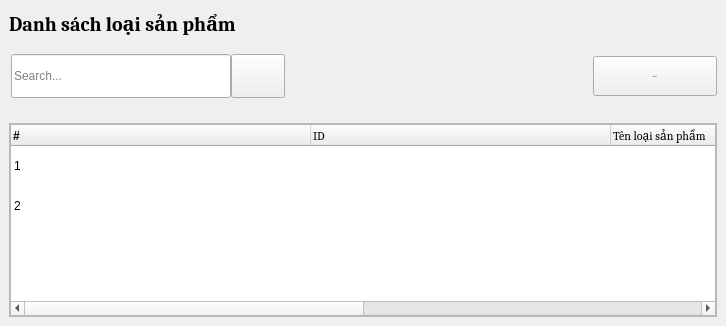
         <widget class="QWidget" name="category_page">
          <layout class="QGridLayout" name="gridLayout_8">
           <property name="leftMargin">
            <number>0</number>
           </property>
           <property name="topMargin">
            <number>0</number>
           </property>
           <property name="rightMargin">
            <number>0</number>
           </property>
           <property name="bottomMargin">
            <number>0</number>
           </property>
           <property name="spacing">
            <number>0</number>
           </property>
           <item row="0" column="0">
            <widget class="QWidget" name="userContainer" native="true">
             <layout class="QGridLayout" name="gridLayout_10">
              <property name="leftMargin">
               <number>0</number>
              </property>
              <property name="topMargin">
               <number>0</number>
              </property>
              <property name="rightMargin">
               <number>0</number>
              </property>
              <property name="bottomMargin">
               <number>0</number>
              </property>
              <item row="0" column="0">
               <widget class="QWidget" name="titleContainer" native="true">
                <property name="minimumSize">
                 <size>
                  <width>0</width>
                  <height>0</height>
                 </size>
                </property>
                <layout class="QGridLayout" name="gridLayout_12">
                 <item row="0" column="0">
                  <widget class="QWidget" name="widget_4" native="true">
                   <layout class="QVBoxLayout" name="verticalLayout_6">
                    <property name="leftMargin">
                     <number>0</number>
                    </property>
                    <property name="topMargin">
                     <number>0</number>
                    </property>
                    <property name="rightMargin">
                     <number>0</number>
                    </property>
                    <property name="bottomMargin">
                     <number>10</number>
                    </property>
                    <item>
                     <widget class="QLabel" name="label">
                      <property name="font">
                       <font>
                        <family>Cambria</family>
                        <pointsize>15</pointsize>
                        <bold>true</bold>
                       </font>
                      </property>
                      <property name="text">
                       <string>Danh sách loại sản phẩm</string>
                      </property>
                     </widget>
                    </item>
                   </layout>
                  </widget>
                 </item>
                 <item row="1" column="0">
                  <widget class="QWidget" name="widget_2" native="true">
                   <layout class="QHBoxLayout" name="horizontalLayout_6">
                    <property name="spacing">
                     <number>0</number>
                    </property>
                    <property name="leftMargin">
                     <number>0</number>
                    </property>
                    <property name="topMargin">
                     <number>0</number>
                    </property>
                    <property name="rightMargin">
                     <number>0</number>
                    </property>
                    <property name="bottomMargin">
                     <number>0</number>
                    </property>
                    <item>
                     <widget class="QWidget" name="searchBoxContainer_3" native="true">
                      <layout class="QHBoxLayout" name="horizontalLayout_5">
                       <property name="spacing">
                        <number>0</number>
                       </property>
                       <property name="leftMargin">
                        <number>0</number>
                       </property>
                       <property name="topMargin">
                        <number>1</number>
                       </property>
                       <property name="rightMargin">
                        <number>0</number>
                       </property>
                       <property name="bottomMargin">
                        <number>1</number>
                       </property>
                       <item>
                        <layout class="QHBoxLayout" name="searchBox">
                         <property name="spacing">
                          <number>0</number>
                         </property>
                         <property name="leftMargin">
                          <number>2</number>
                         </property>
                         <item>
                          <widget class="QLineEdit" name="search_input_category_2">
                           <property name="minimumSize">
                            <size>
                             <width>220</width>
                             <height>44</height>
                            </size>
                           </property>
                           <property name="placeholderText">
                            <string>Search...</string>
                           </property>
                          </widget>
                         </item>
                         <item>
                          <widget class="QPushButton" name="search_btn_category_2">
                           <property name="sizePolicy">
                            <sizepolicy hsizetype="Preferred" vsizetype="Preferred">
                             <horstretch>0</horstretch>
                             <verstretch>0</verstretch>
                            </sizepolicy>
                           </property>
                           <property name="minimumSize">
                            <size>
                             <width>54</width>
                             <height>40</height>
                            </size>
                           </property>
                           <property name="maximumSize">
                            <size>
                             <width>40</width>
                             <height>16777215</height>
                            </size>
                           </property>
                           <property name="cursor">
                            <cursorShape>PointingHandCursor</cursorShape>
                           </property>
                           <property name="text">
                            <string/>
                           </property>
                           <property name="icon">
                            <iconset resource="../resource.qrc">
                             <normaloff>:/icon/resources/icon/search-13-48.ico</normaloff>:/icon/resources/icon/search-13-48.ico</iconset>
                           </property>
                          </widget>
                         </item>
                        </layout>
                       </item>
                      </layout>
                     </widget>
                    </item>
                    <item>
                     <spacer name="horizontalSpacer_3">
                      <property name="orientation">
                       <enum>Qt::Horizontal</enum>
                      </property>
                      <property name="sizeHint" stdset="0">
                       <size>
                        <width>308</width>
                        <height>20</height>
                       </size>
                      </property>
                     </spacer>
                    </item>
                    <item>
                     <widget class="QWidget" name="widget_5" native="true">
                      <property name="minimumSize">
                       <size>
                        <width>100</width>
                        <height>0</height>
                       </size>
                      </property>
                      <layout class="QVBoxLayout" name="verticalLayout_12">
                       <property name="spacing">
                        <number>0</number>
                       </property>
                       <property name="leftMargin">
                        <number>0</number>
                       </property>
                       <property name="topMargin">
                        <number>0</number>
                       </property>
                       <property name="rightMargin">
                        <number>0</number>
                       </property>
                       <property name="bottomMargin">
                        <number>0</number>
                       </property>
                       <item>
                        <widget class="QPushButton" name="btn_add_category">
                         <property name="minimumSize">
                          <size>
                           <width>124</width>
                           <height>40</height>
                          </size>
                         </property>
                         <property name="font">
                          <font>
                           <family>Cambria</family>
                           <pointsize>-1</pointsize>
                          </font>
                         </property>
                         <property name="cursor">
                          <cursorShape>PointingHandCursor</cursorShape>
                         </property>
                         <property name="text">
                          <string>Thêm mới</string>
                         </property>
                         <property name="icon">
                          <iconset resource="../resource.qrc">
                           <normaloff>:/icon/resources/icon/plus-solid.svg</normaloff>:/icon/resources/icon/plus-solid.svg</iconset>
                         </property>
                         <property name="autoRepeatInterval">
                          <number>100</number>
                         </property>
                        </widget>
                       </item>
                      </layout>
                     </widget>
                    </item>
                   </layout>
                  </widget>
                 </item>
                </layout>
               </widget>
              </item>
              <item row="1" column="0">
               <widget class="QWidget" name="tableContainer" native="true">
                <property name="sizePolicy">
                 <sizepolicy hsizetype="Preferred" vsizetype="Preferred">
                  <horstretch>0</horstretch>
                  <verstretch>0</verstretch>
                 </sizepolicy>
                </property>
                <layout class="QGridLayout" name="gridLayout_11">
                 <item row="0" column="0">
                  <widget class="QFrame" name="tableUserContainer">
                   <property name="frameShape">
                    <enum>QFrame::StyledPanel</enum>
                   </property>
                   <property name="frameShadow">
                    <enum>QFrame::Raised</enum>
                   </property>
                   <layout class="QGridLayout" name="gridLayout_9">
                    <property name="leftMargin">
                     <number>0</number>
                    </property>
                    <property name="topMargin">
                     <number>0</number>
                    </property>
                    <property name="rightMargin">
                     <number>0</number>
                    </property>
                    <property name="bottomMargin">
                     <number>0</number>
                    </property>
                    <property name="spacing">
                     <number>0</number>
                    </property>
                    <item row="0" column="0">
                     <widget class="QTableWidget" name="table_category">
                      <property name="enabled">
                       <bool>true</bool>
                      </property>
                      <property name="cursor" stdset="0">
                       <cursorShape>PointingHandCursor</cursorShape>
                      </property>
                      <property name="focusPolicy">
                       <enum>Qt::NoFocus</enum>
                      </property>
                      <property name="acceptDrops">
                       <bool>false</bool>
                      </property>
                      <property name="frameShape">
                       <enum>QFrame::StyledPanel</enum>
                      </property>
                      <property name="frameShadow">
                       <enum>QFrame::Sunken</enum>
                      </property>
                      <property name="showDropIndicator" stdset="0">
                       <bool>true</bool>
                      </property>
                      <property name="dragEnabled">
                       <bool>false</bool>
                      </property>
                      <property name="alternatingRowColors">
                       <bool>false</bool>
                      </property>
                      <property name="selectionMode">
                       <enum>QAbstractItemView::SingleSelection</enum>
                      </property>
                      <property name="selectionBehavior">
                       <enum>QAbstractItemView::SelectRows</enum>
                      </property>
                      <property name="iconSize">
                       <size>
                        <width>0</width>
                        <height>0</height>
                       </size>
                      </property>
                      <property name="textElideMode">
                       <enum>Qt::ElideRight</enum>
                      </property>
                      <property name="verticalScrollMode">
                       <enum>QAbstractItemView::ScrollPerItem</enum>
                      </property>
                      <property name="showGrid">
                       <bool>false</bool>
                      </property>
                      <property name="gridStyle">
                       <enum>Qt::NoPen</enum>
                      </property>
                      <property name="sortingEnabled">
                       <bool>false</bool>
                      </property>
                      <property name="rowCount">
                       <number>2</number>
                      </property>
                      <property name="columnCount">
                       <number>4</number>
                      </property>
                      <attribute name="horizontalHeaderVisible">
                       <bool>true</bool>
                      </attribute>
                      <attribute name="horizontalHeaderCascadingSectionResizes">
                       <bool>false</bool>
                      </attribute>
                      <attribute name="horizontalHeaderMinimumSectionSize">
                       <number>57</number>
                      </attribute>
                      <attribute name="horizontalHeaderDefaultSectionSize">
                       <number>300</number>
                      </attribute>
                      <attribute name="horizontalHeaderHighlightSections">
                       <bool>true</bool>
                      </attribute>
                      <attribute name="horizontalHeaderShowSortIndicator" stdset="0">
                       <bool>false</bool>
                      </attribute>
                      <attribute name="horizontalHeaderStretchLastSection">
                       <bool>true</bool>
                      </attribute>
                      <attribute name="verticalHeaderVisible">
                       <bool>false</bool>
                      </attribute>
                      <attribute name="verticalHeaderCascadingSectionResizes">
                       <bool>false</bool>
                      </attribute>
                      <attribute name="verticalHeaderMinimumSectionSize">
                       <number>21</number>
                      </attribute>
                      <attribute name="verticalHeaderDefaultSectionSize">
                       <number>40</number>
                      </attribute>
                      <attribute name="verticalHeaderHighlightSections">
                       <bool>true</bool>
                      </attribute>
                      <row/>
                      <row/>
                      <column>
                       <property name="text">
                        <string>#</string>
                       </property>
                       <property name="font">
                        <font>
                         <bold>true</bold>
                        </font>
                       </property>
                       <property name="textAlignment">
                        <set>AlignLeading|AlignVCenter</set>
                       </property>
                      </column>
                      <column>
                       <property name="text">
                        <string>ID</string>
                       </property>
                       <property name="font">
                        <font>
                         <family>Cambria</family>
                        </font>
                       </property>
                       <property name="textAlignment">
                        <set>AlignLeading|AlignVCenter</set>
                       </property>
                      </column>
                      <column>
                       <property name="text">
                        <string>Tên loại sản phẩm</string>
                       </property>
                       <property name="font">
                        <font>
                         <family>Cambria</family>
                        </font>
                       </property>
                       <property name="textAlignment">
                        <set>AlignLeading|AlignVCenter</set>
                       </property>
                      </column>
                      <column>
                       <property name="text">
                        <string>Thao tác</string>
                       </property>
                       <property name="font">
                        <font>
                         <family>Cambria</family>
                        </font>
                       </property>
                       <property name="textAlignment">
                        <set>AlignLeading|AlignVCenter</set>
                       </property>
                      </column>
                      <item row="0" column="0">
                       <property name="text">
                        <string>1</string>
                       </property>
                      </item>
                      <item row="1" column="0">
                       <property name="text">
                        <string>2</string>
                       </property>
                      </item>
                     </widget>
                    </item>
                   </layout>
                  </widget>
                 </item>
                </layout>
               </widget>
              </item>
             </layout>
            </widget>
           </item>
          </layout>
         </widget>
